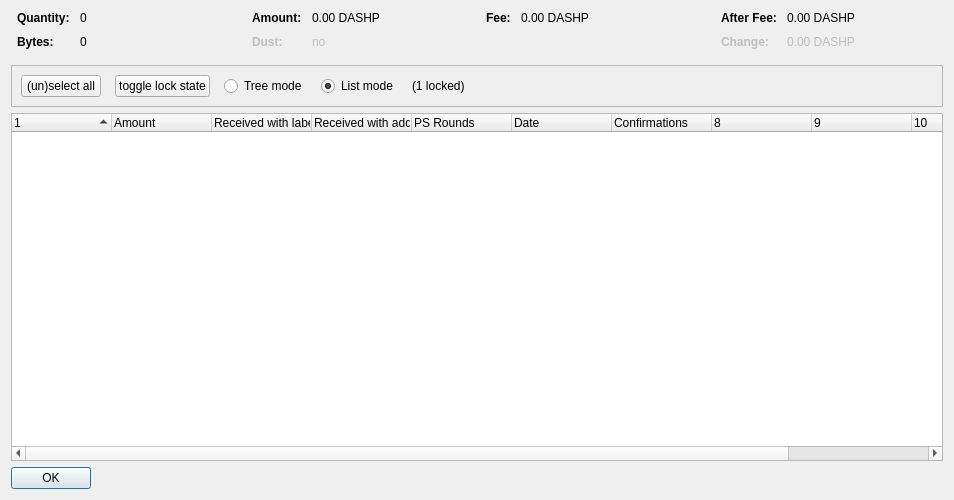
<?xml version="1.0" encoding="UTF-8"?>
<ui version="4.0">
 <class>CoinControlDialog</class>
 <widget class="QDialog" name="CoinControlDialog">
  <property name="geometry">
   <rect>
    <x>0</x>
    <y>0</y>
    <width>954</width>
    <height>500</height>
   </rect>
  </property>
  <property name="windowTitle">
   <string>Coin Selection</string>
  </property>
  <layout class="QVBoxLayout" name="verticalLayout">
   <item>
    <layout class="QHBoxLayout" name="horizontalLayoutTop" stretch="0,0,0,0">
     <property name="topMargin">
      <number>0</number>
     </property>
     <property name="bottomMargin">
      <number>10</number>
     </property>
     <item>
      <layout class="QFormLayout" name="formLayoutCoinControl1">
       <property name="horizontalSpacing">
        <number>10</number>
       </property>
       <property name="verticalSpacing">
        <number>10</number>
       </property>
       <property name="leftMargin">
        <number>6</number>
       </property>
       <property name="rightMargin">
        <number>6</number>
       </property>
       <item row="0" column="0">
        <widget class="QLabel" name="labelCoinControlQuantityText">
         <property name="font">
          <font>
           <weight>75</weight>
           <bold>true</bold>
          </font>
         </property>
         <property name="text">
          <string>Quantity:</string>
         </property>
        </widget>
       </item>
       <item row="0" column="1">
        <widget class="QLabel" name="labelCoinControlQuantity">
         <property name="cursor">
          <cursorShape>IBeamCursor</cursorShape>
         </property>
         <property name="contextMenuPolicy">
          <enum>Qt::ActionsContextMenu</enum>
         </property>
         <property name="text">
          <string notr="true">0</string>
         </property>
         <property name="textInteractionFlags">
          <set>Qt::LinksAccessibleByMouse|Qt::TextSelectableByKeyboard|Qt::TextSelectableByMouse</set>
         </property>
        </widget>
       </item>
       <item row="1" column="0">
        <widget class="QLabel" name="labelCoinControlBytesText">
         <property name="font">
          <font>
           <weight>75</weight>
           <bold>true</bold>
          </font>
         </property>
         <property name="text">
          <string>Bytes:</string>
         </property>
        </widget>
       </item>
       <item row="1" column="1">
        <widget class="QLabel" name="labelCoinControlBytes">
         <property name="cursor">
          <cursorShape>IBeamCursor</cursorShape>
         </property>
         <property name="contextMenuPolicy">
          <enum>Qt::ActionsContextMenu</enum>
         </property>
         <property name="text">
          <string notr="true">0</string>
         </property>
         <property name="textInteractionFlags">
          <set>Qt::LinksAccessibleByMouse|Qt::TextSelectableByKeyboard|Qt::TextSelectableByMouse</set>
         </property>
        </widget>
       </item>
      </layout>
     </item>
     <item>
      <layout class="QFormLayout" name="formLayoutCoinControl2">
       <property name="horizontalSpacing">
        <number>10</number>
       </property>
       <property name="verticalSpacing">
        <number>10</number>
       </property>
       <property name="leftMargin">
        <number>6</number>
       </property>
       <property name="rightMargin">
        <number>6</number>
       </property>
       <item row="0" column="0">
        <widget class="QLabel" name="labelCoinControlAmountText">
         <property name="font">
          <font>
           <weight>75</weight>
           <bold>true</bold>
          </font>
         </property>
         <property name="text">
          <string>Amount:</string>
         </property>
        </widget>
       </item>
       <item row="0" column="1">
        <widget class="QLabel" name="labelCoinControlAmount">
         <property name="cursor">
          <cursorShape>IBeamCursor</cursorShape>
         </property>
         <property name="contextMenuPolicy">
          <enum>Qt::ActionsContextMenu</enum>
         </property>
         <property name="text">
          <string notr="true">0.00 DASHP</string>
         </property>
         <property name="textInteractionFlags">
          <set>Qt::LinksAccessibleByMouse|Qt::TextSelectableByKeyboard|Qt::TextSelectableByMouse</set>
         </property>
        </widget>
       </item>
       <item row="1" column="0">
        <widget class="QLabel" name="labelCoinControlLowOutputText">
         <property name="enabled">
          <bool>false</bool>
         </property>
         <property name="font">
          <font>
           <weight>75</weight>
           <bold>true</bold>
          </font>
         </property>
         <property name="text">
          <string>Dust:</string>
         </property>
        </widget>
       </item>
       <item row="1" column="1">
        <widget class="QLabel" name="labelCoinControlLowOutput">
         <property name="enabled">
          <bool>false</bool>
         </property>
         <property name="cursor">
          <cursorShape>IBeamCursor</cursorShape>
         </property>
         <property name="contextMenuPolicy">
          <enum>Qt::ActionsContextMenu</enum>
         </property>
         <property name="text">
          <string notr="true">no</string>
         </property>
         <property name="textInteractionFlags">
          <set>Qt::LinksAccessibleByMouse|Qt::TextSelectableByKeyboard|Qt::TextSelectableByMouse</set>
         </property>
        </widget>
       </item>
      </layout>
     </item>
     <item>
      <layout class="QFormLayout" name="formLayoutCoinControl3">
       <property name="horizontalSpacing">
        <number>10</number>
       </property>
       <property name="verticalSpacing">
        <number>10</number>
       </property>
       <property name="leftMargin">
        <number>6</number>
       </property>
       <property name="rightMargin">
        <number>6</number>
       </property>
       <item row="0" column="0">
        <widget class="QLabel" name="labelCoinControlFeeText">
         <property name="font">
          <font>
           <weight>75</weight>
           <bold>true</bold>
          </font>
         </property>
         <property name="text">
          <string>Fee:</string>
         </property>
        </widget>
       </item>
       <item row="0" column="1">
        <widget class="QLabel" name="labelCoinControlFee">
         <property name="cursor">
          <cursorShape>IBeamCursor</cursorShape>
         </property>
         <property name="contextMenuPolicy">
          <enum>Qt::ActionsContextMenu</enum>
         </property>
         <property name="text">
          <string notr="true">0.00 DASHP</string>
         </property>
         <property name="textInteractionFlags">
          <set>Qt::LinksAccessibleByMouse|Qt::TextSelectableByKeyboard|Qt::TextSelectableByMouse</set>
         </property>
        </widget>
       </item>
      </layout>
     </item>
     <item>
      <layout class="QFormLayout" name="formLayoutCoinControl4">
       <property name="horizontalSpacing">
        <number>10</number>
       </property>
       <property name="verticalSpacing">
        <number>10</number>
       </property>
       <property name="leftMargin">
        <number>6</number>
       </property>
       <property name="rightMargin">
        <number>6</number>
       </property>
       <item row="0" column="0">
        <widget class="QLabel" name="labelCoinControlAfterFeeText">
         <property name="font">
          <font>
           <weight>75</weight>
           <bold>true</bold>
          </font>
         </property>
         <property name="text">
          <string>After Fee:</string>
         </property>
        </widget>
       </item>
       <item row="0" column="1">
        <widget class="QLabel" name="labelCoinControlAfterFee">
         <property name="cursor">
          <cursorShape>IBeamCursor</cursorShape>
         </property>
         <property name="contextMenuPolicy">
          <enum>Qt::ActionsContextMenu</enum>
         </property>
         <property name="text">
          <string notr="true">0.00 DASHP</string>
         </property>
         <property name="textInteractionFlags">
          <set>Qt::LinksAccessibleByMouse|Qt::TextSelectableByKeyboard|Qt::TextSelectableByMouse</set>
         </property>
        </widget>
       </item>
       <item row="1" column="0">
        <widget class="QLabel" name="labelCoinControlChangeText">
         <property name="enabled">
          <bool>false</bool>
         </property>
         <property name="font">
          <font>
           <weight>75</weight>
           <bold>true</bold>
          </font>
         </property>
         <property name="text">
          <string>Change:</string>
         </property>
        </widget>
       </item>
       <item row="1" column="1">
        <widget class="QLabel" name="labelCoinControlChange">
         <property name="enabled">
          <bool>false</bool>
         </property>
         <property name="cursor">
          <cursorShape>IBeamCursor</cursorShape>
         </property>
         <property name="contextMenuPolicy">
          <enum>Qt::ActionsContextMenu</enum>
         </property>
         <property name="text">
          <string notr="true">0.00 DASHP</string>
         </property>
         <property name="textInteractionFlags">
          <set>Qt::LinksAccessibleByMouse|Qt::TextSelectableByKeyboard|Qt::TextSelectableByMouse</set>
         </property>
        </widget>
       </item>
      </layout>
     </item>
    </layout>
   </item>
   <item>
    <widget class="QFrame" name="frame">
     <property name="minimumSize">
      <size>
       <width>0</width>
       <height>40</height>
      </size>
     </property>
     <property name="frameShape">
      <enum>QFrame::StyledPanel</enum>
     </property>
     <property name="frameShadow">
      <enum>QFrame::Sunken</enum>
     </property>
     <layout class="QHBoxLayout" name="horizontalLayout">
      <item>
       <layout class="QHBoxLayout" name="horizontalLayoutPanel" stretch="0,0,0,0,0,0">
        <property name="spacing">
         <number>14</number>
        </property>
        <item>
         <widget class="QPushButton" name="pushButtonSelectAll">
          <property name="sizePolicy">
           <sizepolicy hsizetype="Maximum" vsizetype="Fixed">
            <horstretch>0</horstretch>
            <verstretch>0</verstretch>
           </sizepolicy>
          </property>
          <property name="text">
           <string>(un)select all</string>
          </property>
          <property name="autoDefault">
           <bool>false</bool>
          </property>
         </widget>
        </item>
        <item>
         <widget class="QPushButton" name="pushButtonToggleLock">
          <property name="sizePolicy">
           <sizepolicy hsizetype="Maximum" vsizetype="Fixed">
            <horstretch>0</horstretch>
            <verstretch>0</verstretch>
           </sizepolicy>
          </property>
          <property name="text">
           <string>toggle lock state</string>
          </property>
          <property name="autoDefault">
           <bool>false</bool>
          </property>
         </widget>
        </item>
        <item>
         <widget class="QRadioButton" name="radioTreeMode">
          <property name="sizePolicy">
           <sizepolicy hsizetype="Maximum" vsizetype="Fixed">
            <horstretch>0</horstretch>
            <verstretch>0</verstretch>
           </sizepolicy>
          </property>
          <property name="text">
           <string>Tree mode</string>
          </property>
         </widget>
        </item>
        <item>
         <widget class="QRadioButton" name="radioListMode">
          <property name="sizePolicy">
           <sizepolicy hsizetype="Maximum" vsizetype="Fixed">
            <horstretch>0</horstretch>
            <verstretch>0</verstretch>
           </sizepolicy>
          </property>
          <property name="text">
           <string>List mode</string>
          </property>
          <property name="checked">
           <bool>true</bool>
          </property>
         </widget>
        </item>
        <item>
         <widget class="QLabel" name="labelLocked">
          <property name="text">
           <string>(1 locked)</string>
          </property>
         </widget>
        </item>
        <item>
         <spacer name="horizontalSpacer">
          <property name="orientation">
           <enum>Qt::Horizontal</enum>
          </property>
          <property name="sizeHint" stdset="0">
           <size>
            <width>40</width>
            <height>20</height>
           </size>
          </property>
         </spacer>
        </item>
       </layout>
      </item>
     </layout>
    </widget>
   </item>
   <item>
    <widget class="CoinControlTreeWidget" name="treeWidget">
     <property name="contextMenuPolicy">
      <enum>Qt::CustomContextMenu</enum>
     </property>
     <property name="sortingEnabled">
      <bool>false</bool>
     </property>
     <property name="columnCount">
      <number>11</number>
     </property>
     <attribute name="headerShowSortIndicator" stdset="0">
      <bool>true</bool>
     </attribute>
     <attribute name="headerStretchLastSection">
      <bool>false</bool>
     </attribute>
     <column>
      <property name="text">
       <string/>
      </property>
     </column>
     <column>
      <property name="text">
       <string>Amount</string>
      </property>
     </column>
     <column>
      <property name="text">
       <string>Received with label</string>
      </property>
     </column>
     <column>
      <property name="text">
       <string>Received with address</string>
      </property>
     </column>
     <column>
      <property name="text">
       <string>PS Rounds</string>
      </property>
     </column>
     <column>
      <property name="text">
       <string>Date</string>
      </property>
     </column>
     <column>
      <property name="text">
       <string>Confirmations</string>
      </property>
      <property name="toolTip">
       <string>Confirmed</string>
      </property>
     </column>
     <column>
      <property name="text">
       <string/>
      </property>
     </column>
     <column>
      <property name="text">
       <string/>
      </property>
     </column>
     <column>
      <property name="text">
       <string/>
      </property>
     </column>
     <column>
      <property name="text">
       <string/>
      </property>
     </column>
    </widget>
   </item>
   <item>
    <widget class="QDialogButtonBox" name="buttonBox">
     <property name="sizePolicy">
      <sizepolicy hsizetype="Maximum" vsizetype="Fixed">
       <horstretch>0</horstretch>
       <verstretch>0</verstretch>
      </sizepolicy>
     </property>
     <property name="orientation">
      <enum>Qt::Horizontal</enum>
     </property>
     <property name="standardButtons">
      <set>QDialogButtonBox::Ok</set>
     </property>
    </widget>
   </item>
  </layout>
 </widget>
 <customwidgets>
  <customwidget>
   <class>CoinControlTreeWidget</class>
   <extends>QTreeWidget</extends>
   <header>coincontroltreewidget.h</header>
  </customwidget>
 </customwidgets>
 <resources/>
 <connections/>
</ui>
